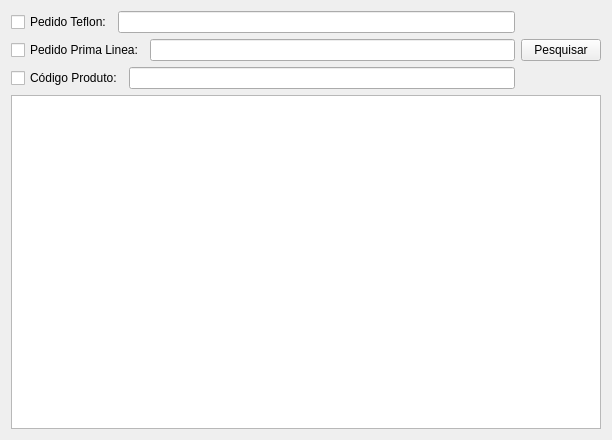
<?xml version="1.0" encoding="UTF-8"?>
<ui version="4.0">
 <class>AplicacaoWidget</class>
 <widget class="QWidget" name="AplicacaoWidget">
  <property name="geometry">
   <rect>
    <x>0</x>
    <y>0</y>
    <width>612</width>
    <height>440</height>
   </rect>
  </property>
  <property name="windowTitle">
   <string>Form</string>
  </property>
  <layout class="QGridLayout" name="gridLayout">
   <item row="0" column="0">
    <layout class="QVBoxLayout" name="verticalLayout_2">
     <item>
      <layout class="QHBoxLayout" name="horizontalLayout_4">
       <item>
        <layout class="QVBoxLayout" name="verticalLayout">
         <item>
          <layout class="QHBoxLayout" name="horizontalLayout">
           <item>
            <widget class="QCheckBox" name="pedidoTeflonCheckBox">
             <property name="text">
              <string>Pedido Teflon:</string>
             </property>
            </widget>
           </item>
           <item>
            <widget class="QLineEdit" name="pedidoTeflonLineEdit"/>
           </item>
          </layout>
         </item>
         <item>
          <layout class="QHBoxLayout" name="horizontalLayout_2">
           <item>
            <widget class="QCheckBox" name="pedidoPLCheckBox">
             <property name="text">
              <string>Pedido Prima Linea:</string>
             </property>
            </widget>
           </item>
           <item>
            <widget class="QLineEdit" name="pedidoPLLineEdit"/>
           </item>
          </layout>
         </item>
         <item>
          <layout class="QHBoxLayout" name="horizontalLayout_6">
           <item>
            <widget class="QCheckBox" name="codProdutoCheckBox">
             <property name="text">
              <string>Código Produto:</string>
             </property>
            </widget>
           </item>
           <item>
            <widget class="QLineEdit" name="codProdutoLineEdit"/>
           </item>
          </layout>
         </item>
        </layout>
       </item>
       <item>
        <widget class="QPushButton" name="pesquisarPushButton">
         <property name="text">
          <string>Pesquisar</string>
         </property>
         <property name="shortcut">
          <string>Return</string>
         </property>
        </widget>
       </item>
      </layout>
     </item>
     <item>
      <widget class="QTableView" name="tableView"/>
     </item>
    </layout>
   </item>
  </layout>
 </widget>
 <resources/>
 <connections/>
</ui>
